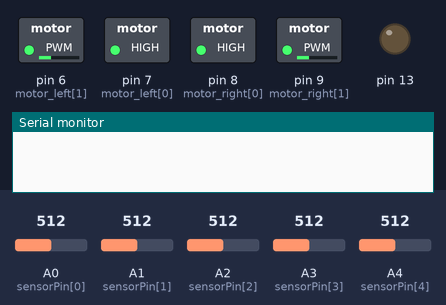
A sketch run on a simulated Arduino Uno, built with avr-gcc and run on an emulated ATmega328P. Shown: switched loads named in the sketch (green lamp = pin HIGH), output pins drawn as LEDs (lit = HIGH), the last lines printed to the serial monitor. The inputs (shaded band) are chosen by the test bench; at power-on: A0 (sensorPin[0]) = 512, A1 (sensorPin[1]) = 512, A2 (sensorPin[2]) = 512, A3 (sensorPin[3]) = 512, A4 (sensorPin[4]) = 512.

Above: at 9.2 s.
9.3 s: A0 (sensorPin[0]) set to 531
At 10.3 s:
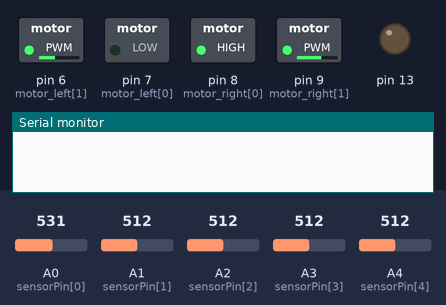
10.8 s: A1 (sensorPin[1]) set to 526
At 11.5 s:
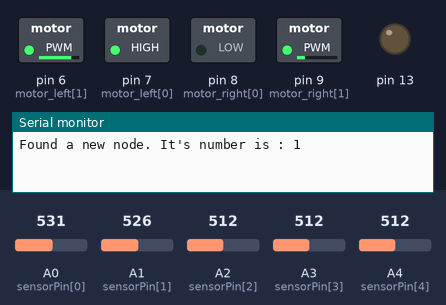
12.3 s: A1 (sensorPin[1]) set to 306
At 12.6 s:
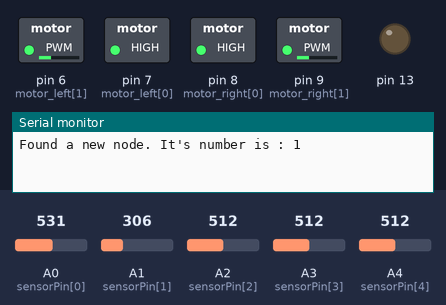
13.8 s: A1 (sensorPin[1]) set to 716
At 14.9 s:
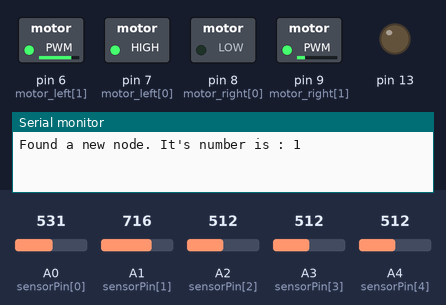
Timing chart, 0 to 16.3 s (numbered marks = the images above; inputs shaded):
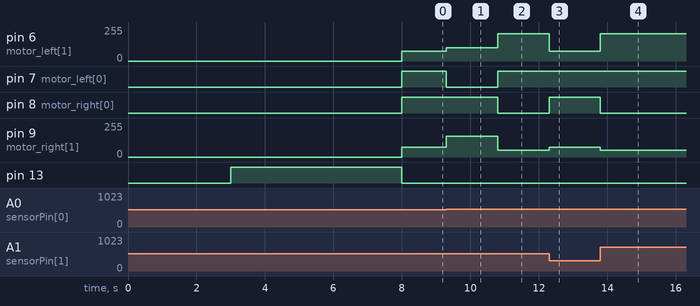

Measured:
- the behaviour switches between 512 and 513 on A0 (sensorPin[0]) (found by bisection; images 0 and 1)
- the behaviour switches between 512 and 513 on A1 (sensorPin[1]) (found by bisection; images 1 and 2)
- after the input at 9.3 s, pin 6 (motor_left[1]): 75/255 → 100/255 at once; pin 7 (motor_left[0]): HIGH → LOW at once; pin 9 (motor_right[1]): 75/255 → 155/255 at once
- after the input at 10.8 s, pin 6 (motor_left[1]): 100/255 → 205/255 at once; pin 7 (motor_left[0]): LOW → HIGH at once; pin 8 (motor_right[0]): HIGH → LOW at once; pin 9 (motor_right[1]): 155/255 → 50/255 at once
- after the input at 12.3 s, pin 6 (motor_left[1]): 205/255 → 75/255 at once; pin 8 (motor_right[0]): LOW → HIGH at once; pin 9 (motor_right[1]): 50/255 → 75/255 at once
- after the input at 13.8 s, pin 6 (motor_left[1]): 75/255 → 205/255 at once; pin 8 (motor_right[0]): HIGH → LOW at once; pin 9 (motor_right[1]): 75/255 → 50/255 at once

The sketch:

a_fault.ino
```cpp
int sensorPin[] = {A0, A1, A2, A3, A4};    //check before run
int motor_left[] = {7, 6};
int motor_right[] = {8, 9};
int totalpin = 5;  //check before run
const int ledPin = 9;     //check before run
int blocksensor = 4;
int voidsensor = 5;

int sensorValue[] = {0, 0, 0, 0, 0};
int sensorMin[] = {1023, 1023, 1023, 1023, 1023};
int sensorMax[] = {0, 0, 0, 0, 0};
float sensorAvg[] = {0.0, 0.0, 0.0, 0.0, 0.0};
/*
calib part over here..!! :D  :P
lets tell bot where it is... :)
it is his right..!!!!
*/
int present[5];
void present_situation()
{
  int i;
  for (i = 0; i < totalpin; i++)
  {
      present[i] = input_a(sensorPin[i], sensorAvg[i]);
  }
}
/*
but ohh no..! more work.. :/
execution part begins.. :P
*/

int count;
int problems[10];
int wtd;    //Tells us What To Do.. i.e. wtd.. :P weird.. :D
int temp_inputs[10];
char temp_inputs_sk[10];
int input_a(int sensor, int avg)
{
  int i;
  i = analogRead(sensor);
  if (i > avg)
    return 0;
  return 1;
}

int input_d(int sensor)
{
  return (digitalRead(sensor));
}
int present2[10];
void present_situation2()
{
  int i;
  for (i = 0; i < totalpin; i++)
  {
    if (input_a(sensorPin[i], sensorAvg[i]) == 1)
      present2[i] = '0';
    else
      present2[i] = '1';
  }
}
void left_forward(int s = 255)
{
  digitalWrite(motor_left[0], HIGH);
  analogWrite(motor_left[1], 255 - s);
}
void right_forward(int s = 255)
{
  digitalWrite(motor_right[0], HIGH);
  analogWrite(motor_right[1], 255 - s);
}
void left_backward(int s = 255)
{
  digitalWrite(motor_left[0], LOW);
  analogWrite(motor_left[1], s);
}
void right_backward(int s = 255)
{
  digitalWrite(motor_right[0], LOW);
  analogWrite(motor_right[1], s);
}
void left_stop()
{
  digitalWrite(motor_left[0], LOW);
  analogWrite(motor_left[1], 0);
}
void right_stop()
{
  digitalWrite(motor_right[0], LOW);
  analogWrite(motor_right[1], 0);
}

void start_bot(int s = 255)
{
  left_forward(s);
  right_forward(s);
}
void stop_bot()
{
  left_stop();
  right_stop();
}
//not_true return 1 till condition don't come, and 0 when it satisfy the condition.....!!!! :DD
//shit...!! have to check it.. :/
int not_true()
{
  int temp_value[10];
  int i, flag = 1;
  for (i = 0; i < totalpin; i++)
  {
    temp_value[i] = input_a(sensorPin[i], sensorAvg[i]);
    if (temp_value[i] != problems[i])
    {
      flag = 0;
    }
  }
  if (flag)
    return 0;
  else return 1;
}
/*
Lets move bot now.. .;)
*/
void rotate_left_90()
{
  int flag, we_got;
  int temp_value[10], i;
  start_bot(180);
  while(1)
  {
    present_situation();
   if (!(present[0] == 1 &&present[1] == 1 &&present[2] == 1 && present[3] == 1 && present[4] == 1))
    break;
  }
  for (i = 0; i < totalpin; i++)
  {
      temp_value[i] = input_a(sensorPin[i], sensorAvg[i]);
  }
  left_backward(100);
  right_forward(100);
  while (1) {
    flag = 1;
    for (i = 0; i < totalpin; i++)
    {
        we_got = input_a(sensorPin[i], sensorAvg[i]);
      if (we_got != temp_value[i])
        flag = 0;
    }
    if (flag == 0)
      break;
  }
//true till here..
 while (1) {
    flag = 2;
    for (i = 0; i < totalpin; i++)
    {
        we_got = input_a(sensorPin[i], sensorAvg[i]);

      if (we_got != temp_value[i])
        flag--;
    }
    if (flag>0)
      break;
  }
  left_stop();
  right_stop();
}
void rotate_right(int s = 255)
{
  left_forward(s);
  right_backward(s);
}
void rotate_left(int s = 255)
{
  left_backward(s);
  right_forward(s);
}
void rotate_right_90()
{
  int temp_value[10], i;
  for (i = 0; i < totalpin; i++)
  {
    problems[i] = input_a(sensorPin[i], sensorAvg[i]);
  }
  left_forward();
  right_backward();
  delay(50);
  while (not_true());
}
void rotate_180()
{
  rotate_right_90();
  rotate_right_90();
}
void calib()
{
  int i;
  while (millis() < 8000) {  //Check initial delay, it is 5s, i.e. 3s + 5s for calibiration
    for (i = 0; i < totalpin; i++)
    {
      sensorValue[i] = analogRead(sensorPin[i]);
      if (sensorValue[i] > sensorMax[i]) {
        sensorMax[i] = sensorValue[i];
      }
      if (sensorValue[i] < sensorMin[i]) {
        sensorMin[i] = sensorValue[i];
      }
    }
  }
  for (i = 0; i < totalpin; i++)
  {
    sensorAvg[i] = (sensorMax[i] + sensorMin[i]) / 2;
  }
}
int tell_duniya()
{
  if (digitalRead(blocksensor) == HIGH)
    return 5;
  if (digitalRead(voidsensor) == HIGH)
    return 6;
  if (temp_inputs_sk == "01110")
    return 1;
  else   if (temp_inputs_sk == "11111")
    return 2;
  else   if (temp_inputs_sk == "11110")
    return 3;
  else   if (temp_inputs_sk == "01111")
    return 4;
}

void setup() {
  delay(3000);
  pinMode(motor_left[0], OUTPUT);
  pinMode(motor_left[1], OUTPUT);
  pinMode(motor_right[0], OUTPUT);
  pinMode(motor_right[1], OUTPUT);
  pinMode(13, OUTPUT);
  digitalWrite(13, HIGH);
  calib();
  digitalWrite(13, LOW);
  Serial.begin(9600);
  count = 0;
}
/* remove from node jaldi se....

while(1)
    {
      present_situation();
      if(!(present[1] == 1 && present[3] == 1 && present[4] == 1))
      break;
    }

*/

void loop() {
  //3 0 1 2 4
//  Serial.print(present[0]);
//  Serial.print(present[1]);
//  Serial.print(present[2]);
//  Serial.print(present[3]);
//  Serial.print(present[4]);
//  Serial.println();
//
  present_situation();
  if (present[0] == 1 &&present[1] == 1 &&present[2] == 1 && present[3] == 1 && present[4] == 1)
  {
    rotate_left_90();
    count++;
    Serial.print("Found a new node. It's number is : ");
    Serial.println(count);
  }
  else if (present[1] == 1)
  {
    start_bot(180);
  }
  else if (present[2] == 1)
  {
    rotate_right(50);
  }
  else if (present[0] == 1)
  {
    rotate_left(50);
  }
  else if (present[4] == 1)
  {
    rotate_right(50);
  }
  else if (present[3] == 1)
  {
    rotate_left(50);
  }
}
```
